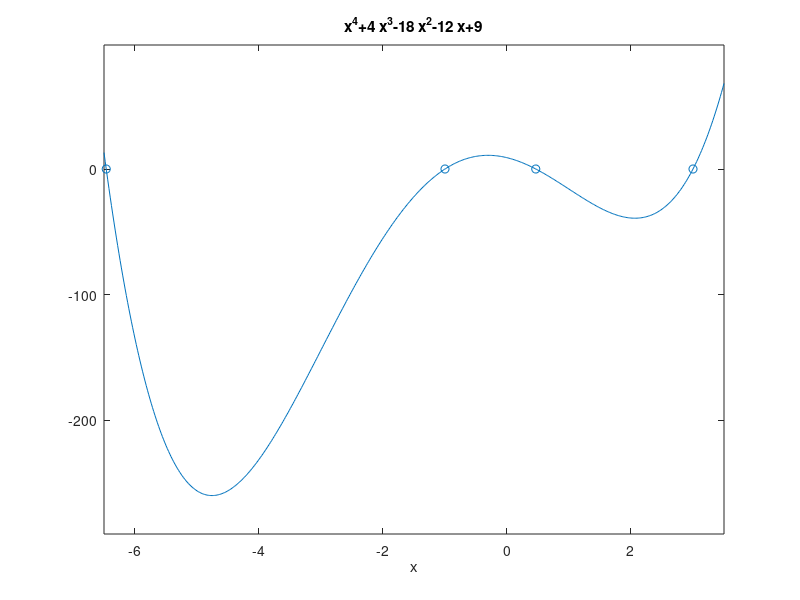

Source code (MATLAB):
function [ ] = zadE(  )
%
wlm=[1,4,-18,-12,9];
R=roots(wlm);
ezplot('x^4+4*x^3-18*x^2-12*x+9',[-6.5,3.5]);

hold on;
YR=zeros(length(R),1);
scatter(R,YR);
hold off;
 
end